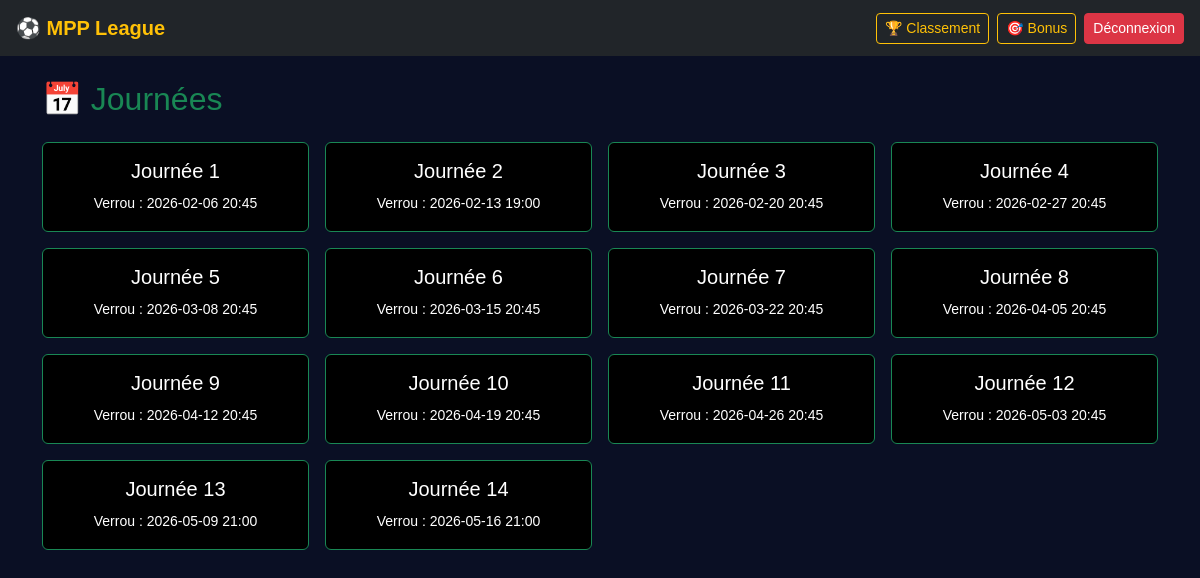
The page / (signed in) on the database its author committed.
### tables this page shows
CREATE TABLE journees (
    id INTEGER PRIMARY KEY AUTOINCREMENT,
    nom TEXT,
    date_debut TEXT,
    verrou TEXT,
    mail_rappel_envoye INTEGER DEFAULT 0,
    mail_verrou_envoye INTEGER DEFAULT 0
);

### app.py (the view)
@app.route("/")
@login_required
def home():
    journees = db().execute(
        "SELECT * FROM journees ORDER BY id"
    ).fetchall()
    return render_template("home.html", journees=journees)

### app.py (called while the page is built)
def db():
    conn = sqlite3.connect(DB)
    conn.row_factory = sqlite3.Row
    return conn

def login_required(f):
    @wraps(f)
    def wrap(*args, **kwargs):
        if "user_id" not in session:
            return redirect("/login")
        return f(*args, **kwargs)
    return wrap

### templates/home.html (shortened to what this page needs)
{% extends "layout.html" %}
{% block content %}
<h2 class="mb-4 text-success">📅 Journées</h2>
<div class="row g-3">
{% for j in journees %}
    <div class="col-md-3">
        <a href="/journee/{{ j.id }}" class="text-decoration-none">
            <div class="card bg-black border-success h-100 hover-card">
                <div class="card-body text-center">
                    <h5 class="text-white">{{ j.nom }}</h5>
                        <small class="text-white">
                            Verrou : {{ j.verrou }}
                        </small>
                </div>
            </div>
        </a>
    </div>
{% endfor %}
</div>
{% endblock %}

### static/style.css (style rules this page uses)
body { background: #0a0f24 url('/static/football-bg.jpg') center/cover no-repeat; color: #f8f9fa; font-family: 'Montserrat', sans-serif; }

### rows shown on the page
journees: nom "Journée 1", verrou "2026-02-06 20:45"
journees: nom "Journée 2", verrou "2026-02-13 19:00"
journees: nom "Journée 3", verrou "2026-02-20 20:45"
journees: nom "Journée 4", verrou "2026-02-27 20:45"
journees: nom "Journée 5", verrou "2026-03-08 20:45"
journees: nom "Journée 6", verrou "2026-03-15 20:45"
journees: nom "Journée 7", verrou "2026-03-22 20:45"
journees: nom "Journée 8", verrou "2026-04-05 20:45"
journees: nom "Journée 9", verrou "2026-04-12 20:45"
journees: nom "Journée 10", verrou "2026-04-19 20:45"
journees: nom "Journée 11", verrou "2026-04-26 20:45"
journees: nom "Journée 12", verrou "2026-05-03 20:45"
journees: nom "Journée 13", verrou "2026-05-09 21:00"
journees: nom "Journée 14", verrou "2026-05-16 21:00"
